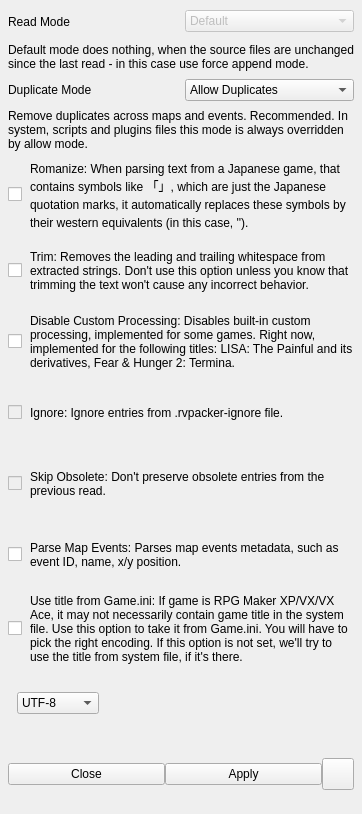
<?xml version="1.0" encoding="UTF-8"?>
<ui version="4.0">
 <class>ReadMenu</class>
 <widget class="QWidget" name="ReadMenu">
  <property name="geometry">
   <rect>
    <x>0</x>
    <y>0</y>
    <width>362</width>
    <height>814</height>
   </rect>
  </property>
  <property name="windowTitle">
   <string notr="true"/>
  </property>
  <layout class="QVBoxLayout" name="verticalLayout_3">
   <property name="spacing">
    <number>8</number>
   </property>
   <property name="leftMargin">
    <number>8</number>
   </property>
   <property name="topMargin">
    <number>8</number>
   </property>
   <property name="rightMargin">
    <number>8</number>
   </property>
   <property name="bottomMargin">
    <number>8</number>
   </property>
   <item>
    <widget class="QWidget" name="readModeWidget" native="true">
     <layout class="QVBoxLayout" name="verticalLayout">
      <property name="spacing">
       <number>8</number>
      </property>
      <property name="leftMargin">
       <number>0</number>
      </property>
      <property name="topMargin">
       <number>0</number>
      </property>
      <property name="rightMargin">
       <number>0</number>
      </property>
      <property name="bottomMargin">
       <number>0</number>
      </property>
      <item>
       <widget class="QWidget" name="widget_2" native="true">
        <layout class="QHBoxLayout" name="horizontalLayout">
         <property name="spacing">
          <number>8</number>
         </property>
         <property name="leftMargin">
          <number>0</number>
         </property>
         <property name="topMargin">
          <number>0</number>
         </property>
         <property name="rightMargin">
          <number>0</number>
         </property>
         <property name="bottomMargin">
          <number>0</number>
         </property>
         <item>
          <widget class="QLabel" name="label">
           <property name="sizePolicy">
            <sizepolicy hsizetype="Minimum" vsizetype="Preferred">
             <horstretch>0</horstretch>
             <verstretch>0</verstretch>
            </sizepolicy>
           </property>
           <property name="text">
            <string>Read Mode</string>
           </property>
          </widget>
         </item>
         <item>
          <widget class="QComboBox" name="readModeSelect">
           <property name="enabled">
            <bool>false</bool>
           </property>
           <property name="maxVisibleItems">
            <number>4</number>
           </property>
           <property name="maxCount">
            <number>4</number>
           </property>
           <item>
            <property name="text">
             <string>Default</string>
            </property>
           </item>
           <item>
            <property name="text">
             <string>Force</string>
            </property>
           </item>
           <item>
            <property name="text">
             <string>Append</string>
            </property>
           </item>
           <item>
            <property name="text">
             <string>Force Append</string>
            </property>
           </item>
          </widget>
         </item>
        </layout>
       </widget>
      </item>
      <item>
       <widget class="QLabel" name="readModeLabel">
        <property name="text">
         <string>Default mode does nothing, when the source files are unchanged since the last read - in this case use force append mode.</string>
        </property>
        <property name="wordWrap">
         <bool>true</bool>
        </property>
       </widget>
      </item>
     </layout>
    </widget>
   </item>
   <item>
    <widget class="QWidget" name="duplicateModeWidget" native="true">
     <layout class="QVBoxLayout" name="verticalLayout_2">
      <property name="spacing">
       <number>8</number>
      </property>
      <property name="leftMargin">
       <number>0</number>
      </property>
      <property name="topMargin">
       <number>0</number>
      </property>
      <property name="rightMargin">
       <number>0</number>
      </property>
      <property name="bottomMargin">
       <number>0</number>
      </property>
      <item>
       <widget class="QWidget" name="widget_4" native="true">
        <layout class="QHBoxLayout" name="horizontalLayout_2">
         <property name="spacing">
          <number>8</number>
         </property>
         <property name="leftMargin">
          <number>0</number>
         </property>
         <property name="topMargin">
          <number>0</number>
         </property>
         <property name="rightMargin">
          <number>0</number>
         </property>
         <property name="bottomMargin">
          <number>0</number>
         </property>
         <item>
          <widget class="QLabel" name="label_3">
           <property name="sizePolicy">
            <sizepolicy hsizetype="Minimum" vsizetype="Preferred">
             <horstretch>0</horstretch>
             <verstretch>0</verstretch>
            </sizepolicy>
           </property>
           <property name="text">
            <string>Duplicate Mode</string>
           </property>
          </widget>
         </item>
         <item>
          <widget class="QComboBox" name="duplicateModeSelect">
           <property name="maxVisibleItems">
            <number>2</number>
           </property>
           <property name="maxCount">
            <number>2</number>
           </property>
           <item>
            <property name="text">
             <string>Allow Duplicates</string>
            </property>
           </item>
           <item>
            <property name="text">
             <string>Remove Duplicates</string>
            </property>
           </item>
          </widget>
         </item>
        </layout>
       </widget>
      </item>
      <item>
       <widget class="QLabel" name="duplicateModeLabel">
        <property name="text">
         <string>Remove duplicates across maps and events. Recommended. In system, scripts and plugins files this mode is always overridden by allow mode.</string>
        </property>
        <property name="wordWrap">
         <bool>true</bool>
        </property>
       </widget>
      </item>
     </layout>
    </widget>
   </item>
   <item>
    <widget class="QWidget" name="romanizeWidget" native="true">
     <layout class="QHBoxLayout" name="horizontalLayout_4">
      <property name="spacing">
       <number>8</number>
      </property>
      <property name="leftMargin">
       <number>0</number>
      </property>
      <property name="topMargin">
       <number>0</number>
      </property>
      <property name="rightMargin">
       <number>0</number>
      </property>
      <property name="bottomMargin">
       <number>0</number>
      </property>
      <item alignment="Qt::AlignmentFlag::AlignLeft">
       <widget class="QCheckBox" name="romanizeCheckbox">
        <property name="sizePolicy">
         <sizepolicy hsizetype="Expanding" vsizetype="Fixed">
          <horstretch>0</horstretch>
          <verstretch>0</verstretch>
         </sizepolicy>
        </property>
        <property name="text">
         <string/>
        </property>
       </widget>
      </item>
      <item>
       <widget class="QLabel" name="label_2">
        <property name="sizePolicy">
         <sizepolicy hsizetype="Expanding" vsizetype="Preferred">
          <horstretch>0</horstretch>
          <verstretch>0</verstretch>
         </sizepolicy>
        </property>
        <property name="text">
         <string>Romanize: When parsing text from a Japanese game, that contains symbols like 「」, which are just the Japanese quotation marks, it automatically replaces these symbols by their western equivalents (in this case, '').</string>
        </property>
        <property name="wordWrap">
         <bool>true</bool>
        </property>
       </widget>
      </item>
     </layout>
    </widget>
   </item>
   <item>
    <widget class="QWidget" name="trimWidget" native="true">
     <layout class="QHBoxLayout" name="horizontalLayout_8">
      <property name="spacing">
       <number>8</number>
      </property>
      <property name="leftMargin">
       <number>0</number>
      </property>
      <property name="topMargin">
       <number>0</number>
      </property>
      <property name="rightMargin">
       <number>0</number>
      </property>
      <property name="bottomMargin">
       <number>0</number>
      </property>
      <item alignment="Qt::AlignmentFlag::AlignLeft">
       <widget class="QCheckBox" name="trimCheckbox">
        <property name="sizePolicy">
         <sizepolicy hsizetype="Expanding" vsizetype="Fixed">
          <horstretch>0</horstretch>
          <verstretch>0</verstretch>
         </sizepolicy>
        </property>
        <property name="text">
         <string/>
        </property>
       </widget>
      </item>
      <item>
       <widget class="QLabel" name="label_7">
        <property name="sizePolicy">
         <sizepolicy hsizetype="Expanding" vsizetype="Preferred">
          <horstretch>0</horstretch>
          <verstretch>0</verstretch>
         </sizepolicy>
        </property>
        <property name="text">
         <string>Trim: Removes the leading and trailing whitespace from extracted strings. Don't use this option unless you know that trimming the text won't cause any incorrect behavior.</string>
        </property>
        <property name="wordWrap">
         <bool>true</bool>
        </property>
       </widget>
      </item>
     </layout>
    </widget>
   </item>
   <item>
    <widget class="QWidget" name="disableCustomProcessingWidget" native="true">
     <layout class="QHBoxLayout" name="horizontalLayout_7">
      <property name="spacing">
       <number>8</number>
      </property>
      <property name="leftMargin">
       <number>0</number>
      </property>
      <property name="topMargin">
       <number>0</number>
      </property>
      <property name="rightMargin">
       <number>0</number>
      </property>
      <property name="bottomMargin">
       <number>0</number>
      </property>
      <item alignment="Qt::AlignmentFlag::AlignLeft">
       <widget class="QCheckBox" name="disableCustomProcessingCheckbox">
        <property name="sizePolicy">
         <sizepolicy hsizetype="Expanding" vsizetype="Fixed">
          <horstretch>0</horstretch>
          <verstretch>0</verstretch>
         </sizepolicy>
        </property>
        <property name="text">
         <string/>
        </property>
       </widget>
      </item>
      <item>
       <widget class="QLabel" name="label_6">
        <property name="sizePolicy">
         <sizepolicy hsizetype="Expanding" vsizetype="Preferred">
          <horstretch>0</horstretch>
          <verstretch>0</verstretch>
         </sizepolicy>
        </property>
        <property name="text">
         <string>Disable Custom Processing: Disables built-in custom processing, implemented for some games. Right now, implemented for the following titles: LISA: The Painful and its derivatives, Fear &amp; Hunger 2: Termina.</string>
        </property>
        <property name="wordWrap">
         <bool>true</bool>
        </property>
       </widget>
      </item>
     </layout>
    </widget>
   </item>
   <item>
    <widget class="QWidget" name="ignoreWidget" native="true">
     <layout class="QHBoxLayout" name="horizontalLayout_6">
      <property name="spacing">
       <number>8</number>
      </property>
      <property name="leftMargin">
       <number>0</number>
      </property>
      <property name="topMargin">
       <number>0</number>
      </property>
      <property name="rightMargin">
       <number>0</number>
      </property>
      <property name="bottomMargin">
       <number>0</number>
      </property>
      <item alignment="Qt::AlignmentFlag::AlignLeft">
       <widget class="QCheckBox" name="ignoreCheckbox">
        <property name="enabled">
         <bool>false</bool>
        </property>
        <property name="sizePolicy">
         <sizepolicy hsizetype="Expanding" vsizetype="Fixed">
          <horstretch>0</horstretch>
          <verstretch>0</verstretch>
         </sizepolicy>
        </property>
        <property name="text">
         <string/>
        </property>
       </widget>
      </item>
      <item>
       <widget class="QLabel" name="label_5">
        <property name="sizePolicy">
         <sizepolicy hsizetype="Expanding" vsizetype="Preferred">
          <horstretch>0</horstretch>
          <verstretch>0</verstretch>
         </sizepolicy>
        </property>
        <property name="text">
         <string>Ignore: Ignore entries from .rvpacker-ignore file.</string>
        </property>
        <property name="wordWrap">
         <bool>true</bool>
        </property>
       </widget>
      </item>
     </layout>
    </widget>
   </item>
   <item>
    <widget class="QWidget" name="skipObsoleteWidget" native="true">
     <layout class="QHBoxLayout" name="horizontalLayout_5">
      <property name="spacing">
       <number>8</number>
      </property>
      <property name="leftMargin">
       <number>0</number>
      </property>
      <property name="topMargin">
       <number>0</number>
      </property>
      <property name="rightMargin">
       <number>0</number>
      </property>
      <property name="bottomMargin">
       <number>0</number>
      </property>
      <item alignment="Qt::AlignmentFlag::AlignLeft">
       <widget class="QCheckBox" name="skipObsoleteCheckbox">
        <property name="enabled">
         <bool>false</bool>
        </property>
        <property name="sizePolicy">
         <sizepolicy hsizetype="Expanding" vsizetype="Fixed">
          <horstretch>0</horstretch>
          <verstretch>0</verstretch>
         </sizepolicy>
        </property>
        <property name="text">
         <string/>
        </property>
       </widget>
      </item>
      <item>
       <widget class="QLabel" name="label_4">
        <property name="sizePolicy">
         <sizepolicy hsizetype="Expanding" vsizetype="Preferred">
          <horstretch>0</horstretch>
          <verstretch>0</verstretch>
         </sizepolicy>
        </property>
        <property name="text">
         <string>Skip Obsolete: Don't preserve obsolete entries from the previous read.</string>
        </property>
        <property name="wordWrap">
         <bool>true</bool>
        </property>
       </widget>
      </item>
     </layout>
    </widget>
   </item>
   <item>
    <widget class="QWidget" name="widget" native="true">
     <layout class="QHBoxLayout" name="horizontalLayout_3">
      <property name="spacing">
       <number>8</number>
      </property>
      <property name="leftMargin">
       <number>0</number>
      </property>
      <property name="topMargin">
       <number>0</number>
      </property>
      <property name="rightMargin">
       <number>0</number>
      </property>
      <property name="bottomMargin">
       <number>0</number>
      </property>
      <item alignment="Qt::AlignmentFlag::AlignLeft">
       <widget class="QCheckBox" name="mapEventsCheckbox">
        <property name="enabled">
         <bool>true</bool>
        </property>
        <property name="text">
         <string/>
        </property>
       </widget>
      </item>
      <item>
       <widget class="QLabel" name="label_8">
        <property name="sizePolicy">
         <sizepolicy hsizetype="Expanding" vsizetype="Preferred">
          <horstretch>0</horstretch>
          <verstretch>0</verstretch>
         </sizepolicy>
        </property>
        <property name="text">
         <string>Parse Map Events: Parses map events metadata, such as event ID, name, x/y position.</string>
        </property>
        <property name="wordWrap">
         <bool>true</bool>
        </property>
       </widget>
      </item>
     </layout>
    </widget>
   </item>
   <item>
    <widget class="QWidget" name="iniTitleWidget" native="true">
     <layout class="QHBoxLayout" name="horizontalLayout_10">
      <property name="spacing">
       <number>8</number>
      </property>
      <property name="leftMargin">
       <number>0</number>
      </property>
      <property name="topMargin">
       <number>0</number>
      </property>
      <property name="rightMargin">
       <number>0</number>
      </property>
      <property name="bottomMargin">
       <number>0</number>
      </property>
      <item>
       <widget class="QCheckBox" name="useIniTitleCheckbox">
        <property name="sizePolicy">
         <sizepolicy hsizetype="Maximum" vsizetype="Fixed">
          <horstretch>0</horstretch>
          <verstretch>0</verstretch>
         </sizepolicy>
        </property>
        <property name="text">
         <string/>
        </property>
       </widget>
      </item>
      <item>
       <widget class="QLabel" name="label_9">
        <property name="text">
         <string>Use title from Game.ini: If game is RPG Maker XP/VX/VX Ace, it may not necessarily contain game title in the system file. Use this option to take it from Game.ini. You will have to pick the right encoding. If this option is not set, we'll try to use the title from system file, if it's there.</string>
        </property>
        <property name="wordWrap">
         <bool>true</bool>
        </property>
       </widget>
      </item>
     </layout>
    </widget>
   </item>
   <item>
    <widget class="QWidget" name="iniTitleDisplayWidget" native="true">
     <layout class="QHBoxLayout" name="horizontalLayout_11">
      <item>
       <widget class="QComboBox" name="titleEncodingSelect">
        <property name="sizePolicy">
         <sizepolicy hsizetype="Maximum" vsizetype="Fixed">
          <horstretch>0</horstretch>
          <verstretch>0</verstretch>
         </sizepolicy>
        </property>
        <item>
         <property name="text">
          <string>UTF-8</string>
         </property>
        </item>
        <item>
         <property name="text">
          <string>Shift_JIS</string>
         </property>
        </item>
        <item>
         <property name="text">
          <string>GB18030</string>
         </property>
        </item>
       </widget>
      </item>
      <item>
       <widget class="QLabel" name="iniTitleLabel">
        <property name="text">
         <string/>
        </property>
        <property name="wordWrap">
         <bool>true</bool>
        </property>
       </widget>
      </item>
     </layout>
    </widget>
   </item>
   <item>
    <widget class="QWidget" name="widget_3" native="true">
     <layout class="QHBoxLayout" name="horizontalLayout_9">
      <property name="spacing">
       <number>0</number>
      </property>
      <property name="leftMargin">
       <number>0</number>
      </property>
      <property name="topMargin">
       <number>0</number>
      </property>
      <property name="rightMargin">
       <number>0</number>
      </property>
      <property name="bottomMargin">
       <number>0</number>
      </property>
      <item>
       <widget class="QPushButton" name="closeButton">
        <property name="text">
         <string>Close</string>
        </property>
       </widget>
      </item>
      <item>
       <widget class="QPushButton" name="applyButton">
        <property name="text">
         <string>Apply</string>
        </property>
       </widget>
      </item>
      <item>
       <widget class="QPushButton" name="fileSelectButton">
        <property name="sizePolicy">
         <sizepolicy hsizetype="Fixed" vsizetype="Fixed">
          <horstretch>0</horstretch>
          <verstretch>0</verstretch>
         </sizepolicy>
        </property>
        <property name="minimumSize">
         <size>
          <width>32</width>
          <height>32</height>
         </size>
        </property>
        <property name="maximumSize">
         <size>
          <width>32</width>
          <height>32</height>
         </size>
        </property>
        <property name="text">
         <string/>
        </property>
        <property name="icon">
         <iconset resource="../../resources.qrc">
          <normaloff>:/icons/files.svg</normaloff>:/icons/files.svg</iconset>
        </property>
        <property name="iconSize">
         <size>
          <width>20</width>
          <height>20</height>
         </size>
        </property>
       </widget>
      </item>
     </layout>
    </widget>
   </item>
  </layout>
 </widget>
 <resources>
  <include location="../../resources.qrc"/>
 </resources>
 <connections/>
</ui>
